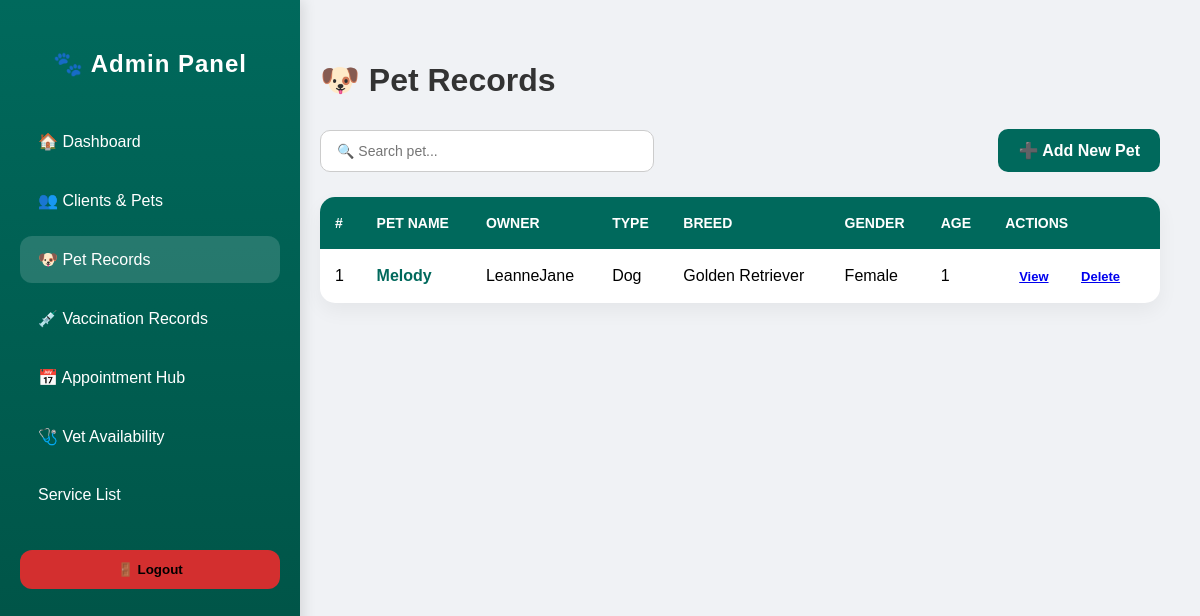
/pet-records-admin/, run on the app's committed database.
### main/models.py (models this page shows, shortened)
class Pet(models.Model):
    owner = models.ForeignKey(User, on_delete=models.CASCADE)
    name = models.CharField(max_length=100)
    species = models.CharField(max_length=50)
    breed = models.CharField(max_length=100, blank=True, null=True)
    gender = models.CharField(max_length=10)
    color = models.CharField(max_length=50, blank=True, null=True)
    birthday = models.DateField(blank=True, null=True)
    age = models.PositiveIntegerField(default=0)
    weight = models.DecimalField(max_digits=5, decimal_places=2, blank=True, null=True)
    image = models.ImageField(upload_to='pets/', blank=True, null=True)
    is_active = models.BooleanField(default=True)  # Soft-delete flag
    def calculate_age(self):
        if self.birthday:
            today = date.today()
            years = today.year - self.birthday.year
            if (today.month, today.day) < (self.birthday.month, self.birthday.day):
                years -= 1
            return years
        return self.age

### main/views.py (the view)
# urls.py: path('pet-records-admin/', views.pet_records_admin, name='pet_records_admin'),
def pet_records_admin(request):
    pets = Pet.objects.select_related('owner').all()
    return render(request, 'admin/pet_records_admin.html', {'pets': pets})

### main/templates/admin/pet_records_admin.html (shortened to what this page needs)
{% load static %}
<!DOCTYPE html>
<html lang="en">
<head>
    <link rel="stylesheet" href="{% static 'css/admin/pet_records.css' %}">
</head>
<body>
<div class="sidebar">
    <h2>🐾 Admin Panel</h2>
    <div class="nav-links">
        <a href="{% url 'admin_dashboard' %}">🏠 Dashboard</a>
        <a href="{% url 'clients_pets' %}">👥 Clients & Pets</a>
        <a href="{% url 'pet_records_admin' %}" class="active">🐶 Pet Records</a>
        <a href="{% url 'vaccine_records_admin' %}">💉 Vaccination Records</a>
        <a href="{% url 'appointment_hub' %}">📅 Appointment Hub</a>
        <a href="{% url 'vet_availability_admin' %}">🩺 Vet Availability</a>
        <a href="{% url 'service_list' %}">Service List</a>
    </div>
    <form action="{% url 'logout' %}" method="post">
        <button class="logout-btn">🚪 Logout</button>
    </form>
</div>
<div class="main-content">
    <div class="header">
        <h1>🐶 Pet Records</h1>
    </div>
    <div class="actions">
        <input type="text" id="searchInput" placeholder="🔍 Search pet...">
        <a href="{% url 'add_pet_admin' %}" class="btn-add">➕ Add New Pet</a>
    </div>
    <table id="petTable">
        <thead>
        <tr>
            <th>#</th>
            <th>Pet Name</th>
            <th>Owner</th>
            <th>Type</th>
            <th>Breed</th>
            <th>Gender</th>
            <th>Age</th>
            <th>Actions</th>
        </tr>
        </thead>
        <tbody>
        {% if pets %}
            {% for pet in pets %}
            <tr>
                <td>{{ forloop.counter }}</td>
                <td>
                    <a href="{% url 'pet_detail_admin' pet.id %}" style="text-decoration:none; color:#00695c; font-weight:600;">
                        {{ pet.name }}
                    </a>
                </td>
                <td>{{ pet.owner.username }}</td>
                <td>{{ pet.species }}</td>
                <td>{{ pet.breed|default:"-" }}</td>
                <td>{{ pet.gender|default:"-" }}</td>
                <td>
                    {% if pet.birthday %}
                        {{ pet.calculate_age }}
                    {% else %}
                        -
                    {% endif %}
                </td>
                <td>
                    <a href="{% url 'pet_detail_admin' pet.id %}" class="btn">View</a>
                    <a href="{% url 'delete_pet_admin' pet.id %}" onclick="return confirm('Delete this pet?')" class="btn">Delete</a>
                </td>
            </tr>
            {% endfor %}
        {% else %}
            <tr><td colspan="8" class="empty-message">No pets found.</td></tr>
        {% endif %}
        </tbody>
    </table>
</div>
</body>
</html>

### main/static/css/admin/pet_records.css (style rules this page uses)
body { margin: 0; font-family: "Poppins", sans-serif; background: #f0f2f5; }
.sidebar { width: 260px; background: linear-gradient(180deg, #00695c, #004d40); color: white; position: fixed; height: 100%; padding: 30px 20px; display: flex; flex-direction: column; box-shadow: 4px 0 12px rgba(0,0,0,0.1); }
.sidebar h2 { text-align: center; font-weight: 700; letter-spacing: 1px; margin-bottom: 40px; }
.nav-links a { display: block; color: white; text-decoration: none; padding: 14px 18px; border-radius: 12px; margin-bottom: 12px; font-weight: 500; transition: all 0.3s ease; }
.nav-links a:hover, .nav-links a.active { background-color: rgba(255, 255, 255, 0.15); }
.logout-btn { background-color: #d32f2f; border: none; padding: 12px 20px; border-radius: 12px; font-weight: 600; width: 100%; cursor: pointer; transition: 0.3s; margin-top: 20px; }
.main-content { margin-left: 280px; padding: 40px; }
.header h1 { font-weight: 700; color: #333; margin-bottom: 30px; }
.actions { display: flex; justify-content: space-between; align-items: center; margin-bottom: 25px; }
.actions input[type="text"] { padding: 12px 16px; border-radius: 10px; border: 1px solid #ccc; width: 300px; font-size: 14px; }
.btn-add { background-color: #00695c; color: white; padding: 12px 20px; border-radius: 10px; text-decoration: none; font-weight: 600; }
table { width: 100%; border-collapse: collapse; background: white; border-radius: 15px; overflow: hidden; box-shadow: 0 8px 20px rgba(0,0,0,0.05); }
th, td { padding: 18px 15px; text-align: left; }
th { background: #00695c; color: white; text-transform: uppercase; font-size: 14px; }
.btn { padding: 8px 14px; border-radius: 8px; font-size: 13px; font-weight: 600; }

### data on the page
Pet: name "Melody", owner.username "LeanneJane", species "Dog", breed "Golden Retriever", gender "Female", calculate_age "1"
